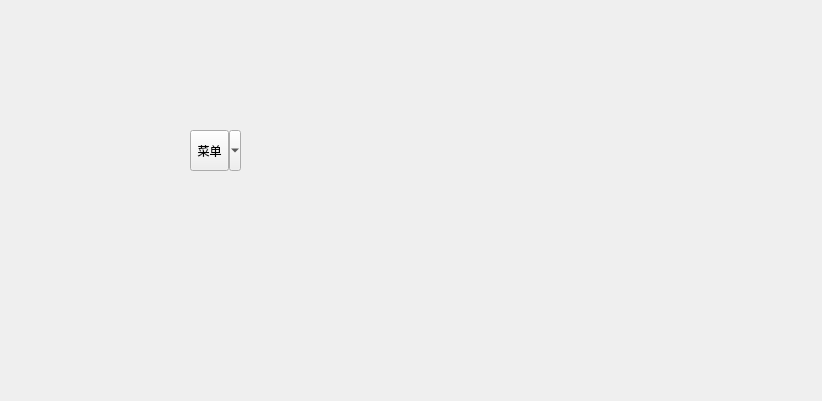
<?xml version="1.0" encoding="UTF-8"?>
<ui version="4.0">
 <class>Form</class>
 <widget class="QWidget" name="Form">
  <property name="geometry">
   <rect>
    <x>0</x>
    <y>0</y>
    <width>822</width>
    <height>401</height>
   </rect>
  </property>
  <property name="windowTitle">
   <string>Form</string>
  </property>
  <widget class="QToolButton" name="toolButton">
   <property name="geometry">
    <rect>
     <x>190</x>
     <y>130</y>
     <width>51</width>
     <height>41</height>
    </rect>
   </property>
   <property name="autoFillBackground">
    <bool>false</bool>
   </property>
   <property name="text">
    <string>菜单</string>
   </property>
   <property name="icon">
    <iconset>
     <normaloff>../../../Python课程/PyQt6 Python桌面开发 视频教程 2024版/配套源码/PyQt6Project2/PyQt6常用基本控件/按钮类控件/tool.png</normaloff>../../../Python课程/PyQt6 Python桌面开发 视频教程 2024版/配套源码/PyQt6Project2/PyQt6常用基本控件/按钮类控件/tool.png</iconset>
   </property>
   <property name="iconSize">
    <size>
     <width>20</width>
     <height>20</height>
    </size>
   </property>
   <property name="autoRepeat">
    <bool>false</bool>
   </property>
   <property name="autoExclusive">
    <bool>false</bool>
   </property>
   <property name="autoRepeatDelay">
    <number>294</number>
   </property>
   <property name="popupMode">
    <enum>QToolButton::MenuButtonPopup</enum>
   </property>
   <property name="toolButtonStyle">
    <enum>Qt::ToolButtonIconOnly</enum>
   </property>
   <property name="autoRaise">
    <bool>false</bool>
   </property>
   <property name="arrowType">
    <enum>Qt::NoArrow</enum>
   </property>
  </widget>
 </widget>
 <resources/>
 <connections/>
</ui>
